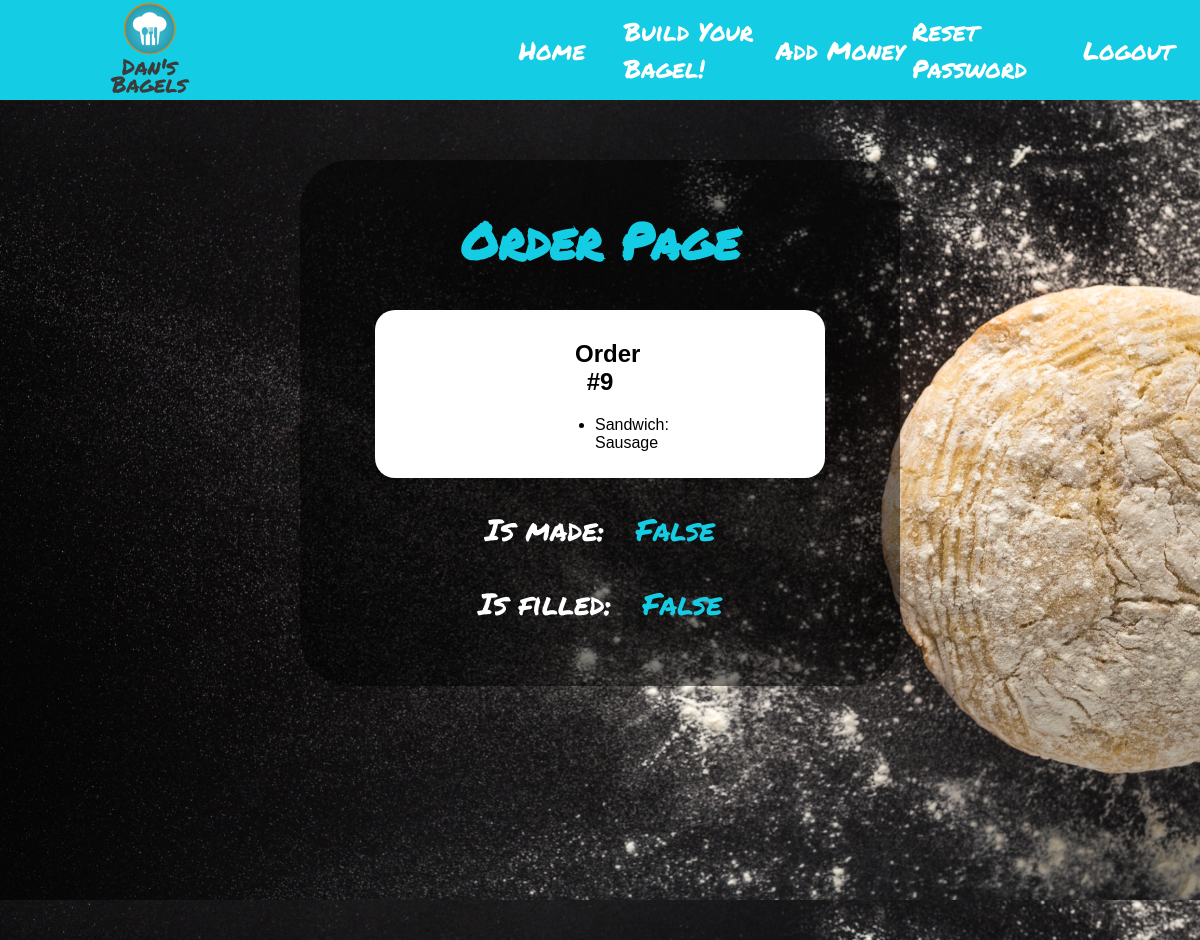
Page /fill_order/9/ (signed in) on the earlier database version.
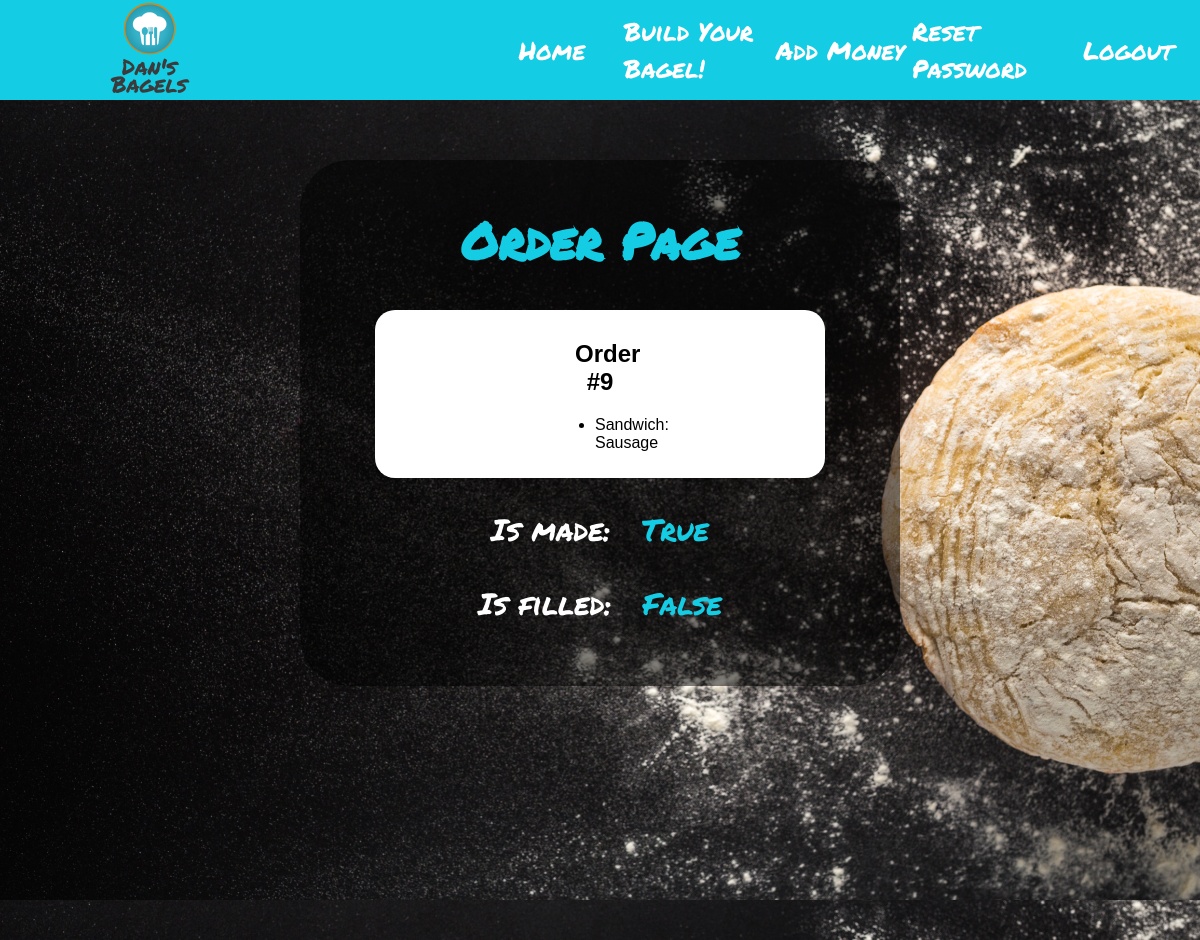
Same page on the later database version.
### home/models.py (models this page shows, shortened)
class Order(models.Model):
    items = models.CharField(max_length=200, default='none')
    isMade = models.BooleanField(default=False)
    isFilled = models.BooleanField(default=False)
    bagels = []
    sandwiches = []

class foodItem(models.Model):
    type = models.CharField(max_length=200)
    sub_type = models.CharField(max_length=200)
    inv_count = models.IntegerField()
    price = models.DecimalField(decimal_places=2,max_digits=10)
    item_id = models.IntegerField(default=random.randint(1000, 140000))

### home/views.py (the view)
# urls.py: path('fill_order/<order_id>/', views.fill_order, name='fill_order'),
def fill_order(request, order_id):
    user_context = get_user_context(request)
    item_string = Order.objects.filter(id=int(order_id))[0].items
    item_list = item_string.split(',')
    item_obj = list()
    for item in item_list:
        if item != '':
            item_obj.append(foodItem.objects.filter(id=item)[0])
    context = {
        'order': get_object_or_404(Order, pk=order_id),
        'items': item_obj,
    }
    context.update(user_context)
    return render(request, 'home/fill_order.html', context)

### home/views.py (called while the page is built, shortened)
def get_user_context(request):
    urls = {}
    group = None
    button_link = '/accounts/login/'
    try:
        group = str(request.user.groups.all()[0])
    except IndexError:
        group = "No Group"
    if group == "Customer":
        urls.update({
            "Build Your Bagel!": "/build/",
            'Add Money': '/addMoney/',
        })
        button_link = '/build/'
    elif group == "Cashier":
        urls.update({
            "Check Queue": "/queue/",
        })
        button_link = '/queue/'
    elif group == "Chef":
        urls.update({
            "Check Queue": "/queue/",
        })
        button_link = '/queue/'
    context = {
            'user': request.user,
            'group': group,
            'urls': urls,
            'button_link': button_link,
    }
    return context

### home/templates/home/fill_order.html (shortened to what this page needs)
{% load static %}
<!DOCTYPE html>
<html lang="en">
	<head>
		<link href="{% static 'home/style.css' %}" rel="stylesheet">
	</head>
	<body>
		<div class='header'>
			<div class='logo'>
				<a href='/'><img class='logo_img' src="{% static 'home/logo.png' %}" alt="I've misplaced the logo..."></a>
			</div>
			<div class='menu'>
				<div class='menu_item'>
					<a href='/' class='menu_link'>Home</a>
				</div>
				{% if user.is_authenticated %}
				{% for name, href in urls.items %}
				<div class='menu_item'>
					<a href="{{ href }}" class='menu_link'>{{ name }}</a>
				</div>
				{% endfor %}
				<div class='menu_item'>
					<a href="/accounts/password_reset/" class='menu_link'>Reset Password</a>
				</div>
				<div class='menu_item'>
					<a href="/accounts/logout/?next=/" class='menu_link'>Logout</a>
				</div>
				{% endif %}
			</div>
		</div>
		<div class='fill_order_body body_page'>
			<div class='content_box' id='fill_order_box'>
				<h1 class='queue_title'>Order Page</h1>
				{% if user.is_authenticated %}
				<div class='order_box'>
				<h2 class='order_title'>Order #{{ order.id }}</h2>
					<ul class='items_list'>
					{% for item in items %}
						<li>{{ item.type }}: {{ item.sub_type }}</li>
					{% endfor %}
					</ul>
				</div>
				<p class='fill_order_status'><a href='/fill_order/{{ order.id }}/isMade/' class='fill_order_link'>Is made:</a> {{ order.isMade }}</p>
				<p class='fill_order_status'><a href='/fill_order/{{ order.id }}/isFilled/' class='fill_order_link'>Is filled:</a> {{ order.isFilled }}</p>
				{% else %}
				<p>You are not currently logged in, <a href="/accounts/login/">login here.</a>
				{% endif %}
			</div>
		</div>
	</body>
</html>

### home/static/home/style.css (style rules this page uses)
.header { display: flex; background-color: #14cce3; height: 100px; }
.logo { display: flex; justify-content: center; align-items: center; width: 25%; height: 100px; }
.logo_img { height: 100px; }
.menu { display: flex; justify-content: flex-end; width: 75%; height: 100px; }
.menu_item { display: flex; align-items: center; justify-content: center; height: 100px; width: 16%; }
.menu_link { font-family: 'Permanent Marker', 'cursive'; font-size: 25px; color: white; text-decoration: none; }
.body_page { padding-top: 5%; background-size: 100%; height: 780px; }
.fill_order_body { background-image: url('dough_2.jpg'); }
.content_box { border-radius: 50px; background-color: white; background-color: rgba(0, 0, 0, .5); margin-left: 25%; margin-right: 25%; text-align: center; display: flex; align-items: center; justify-content: center; }
#fill_order_box { padding-top: 10px; padding-bottom: 30px; display: block; }
.queue_title { font-family: 'Permanent Marker', 'cursive'; font-size: 50px; color: #14cce3; }
.order_box { background-color: white; margin-right: 75px; margin-left: 75px; border-radius: 20px; padding-bottom: 10px; padding-top: 10px; padding-left: 200px; padding-right: 200px; }
.order_title { font-family: 'Arial'; }
.items_list { text-align: left; font-family: 'Arial'; padding-left: 40%; }
.fill_order_link { color: white; font-family: 'Permanent Marker', 'cursive'; font-size: 30px; text-decoration: none; margin-right: 20px; }
.fill_order_status { color: #14cce3; font-family: 'Permanent Marker', 'cursive'; font-size: 30px; text-decoration: none; }
body { margin: 0; padding: 0; }

Differences in the rows shown:
changed Order "False": isMade "False" → "True"
